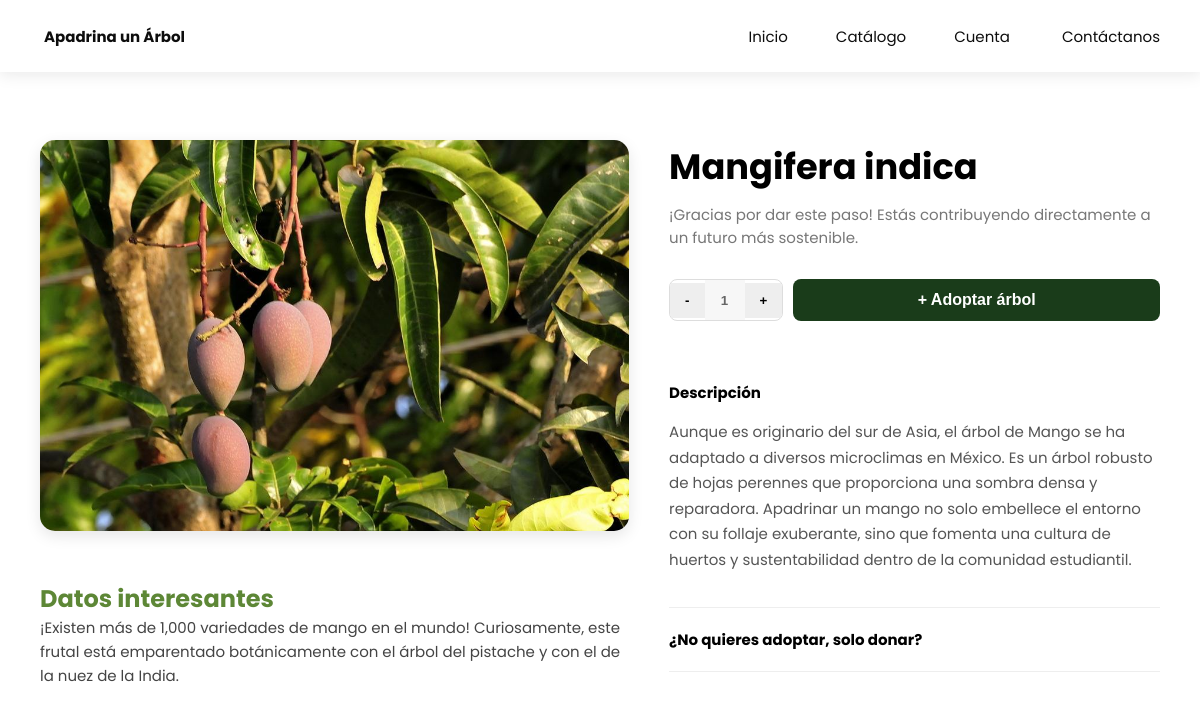
/pages/arbol-detalle.php?id=6, run on the app's committed database.
### tables this page shows
CREATE TABLE `arboles` (
  `id_arbol` int(11) NOT NULL,
  `nombre_comun` varchar(100) DEFAULT NULL,
  `nombre_cientifico` varchar(150) DEFAULT NULL,
  `descripcion` text DEFAULT NULL,
  `imagen` varchar(255) DEFAULT NULL,
  `altura` varchar(50) DEFAULT NULL,
  `epoca` varchar(50) DEFAULT NULL,
  `descripcion_larga` text DEFAULT NULL,
  `datos_interesantes` text DEFAULT NULL
);

### pages/arbol-detalle.php (the view, shortened to what this page needs)
<?php
include("../includes/header.php");
include("../includes/db.php");
$id = isset($_GET['id']) ? intval($_GET['id']) : 0;
if($id > 0){
    $stmt = $conexion->prepare("SELECT * FROM arboles WHERE id_arbol = ?");
    $stmt->bind_param("i", $id);
    $stmt->execute();
    $resultado = $stmt->get_result();
    $arbol = $resultado->fetch_assoc();
} else { header("Location: catalogo.php"); exit(); }
?>
<main class="container container-section-arbol">
    <div class="column-left">
        <img src="../assets/img/arboles/<?php echo $arbol['imagen']; ?>" class="main-img">
        <div style="margin-top: 30px;">
            <h4 style="color: var(--verde-claro); font-size: 1.5rem;">Datos <strong>interesantes</strong></h4>
            <p style="line-height: 1.6; color: #444;"><?php echo htmlspecialchars($arbol['datos_interesantes']); ?></p>
        </div>
    </div>
    <div class="column-right">
        <h1 style="font-size: 2.2rem; margin-bottom: 10px;"><?php echo htmlspecialchars($arbol['nombre_cientifico']); ?></h1>
        <p style="color: #777; margin-bottom: 30px;">¡Gracias por dar este paso! Estás contribuyendo directamente a un futuro más sostenible.</p>
        <div style="display: flex; gap: 10px; margin-bottom: 40px;">
            <div style="display: flex; align-items: center; border: 1px solid #ddd; border-radius: 8px; overflow: hidden;">
                <button id="decrement" style="padding: 10px 15px; border: none; background: #eee; cursor: pointer; font-weight: bold;">-</button>
                <input type="text" class="input-quantity" value="1" readonly style="width: 40px; text-align: center; border: none; font-weight: bold;">
                <button id="increment" style="padding: 10px 15px; border: none; background: #eee; cursor: pointer; font-weight: bold;">+</button>
            </div>
            <button onclick="abrirModal('modalAdopcion')" style="background: #1a3c1a; color: white; border: none; padding: 12px 25px; border-radius: 8px; cursor: pointer; flex: 1; font-weight: bold; font-size: 1rem;">
                + Adoptar árbol
            </button>
        </div>
        <details open>
            <summary>Descripción <i class="ri-arrow-down-s-line"></i></summary>
            <div style="padding: 15px 0; color: #555; line-height: 1.7;"><?php echo htmlspecialchars($arbol['descripcion_larga']); ?></div>
        </details>
        <details>
            <summary>¿No quieres adoptar, solo donar? <i class="ri-arrow-down-s-line"></i></summary>
        </details>
    </div>
</main>

### assets/css/style.css (style rules this page uses)
:root { --black-color: #0d0d0d; --white-color: #ffffff; --gray-color: #6b6b6b; --green-color: #5D8736; --green-color-light: #809D3C; --green-color-lighter: #A9C46C; --green-darked:#1a3c1a; --green-dark: #3f5f25; --bg-main: #f3f7ec; --bg-card: #ffffff; --p-font:15px; --h2-font:32px; --footer-color-text:#bdc3c7; }
* { box-sizing: border-box; padding: 0; margin: 0; }
body { font-family: "Poppins", sans-serif; font-size: .938rem; background-color: var(--white-color); overflow-x: hidden; }
.container { max-width: 1120px; margin-inline: 1.5rem; }
.container-section-arbol { margin-top: 150px; display: flex; gap: 30px; margin-bottom: 80px; }
.column-left { flex: 1; display: flex; flex-direction: column; gap: 20px; }
.input-quantity { background-color: #f7f7f7; border: none; padding: 10px; width: 60px; height: 100%; color: #666; font-weight: 500; line-height: 0; }
@media screen and (min-width: 1118px) { .container { margin-inline: auto; } }

### pages/arbol-detalle.php (style rules this page uses)
:root { --verde-fuerte: #4a6733; --verde-claro: #5D8736; --gris-borde: #ddd; }
.container-section-arbol { display: flex; gap: 40px; margin-top: 140px; align-items: flex-start; }
.column-left { flex: 1.2; }
.column-right { flex: 1; }
.main-img { width: 100%; border-radius: 15px; box-shadow: 0 5px 15px rgba(0,0,0,0.1); }
details { border-bottom: 1px solid #eee; padding: 20px 0; cursor: pointer; }
summary { font-weight: bold; list-style: none; display: flex; justify-content: space-between; align-items: center; }

### data on the page
arboles: imagen (picture), datos_interesantes "¡Existen más de 1,000 variedades de mango en el mundo! Curiosamente, este frutal está emparentado botánicamente con el árbol del pistache y con el de la nuez de la India.", nombre_cientifico "Mangifera indica", descripcion_larga "Aunque es originario del sur de Asia, el árbol de Mango se ha adaptado a diversos microclimas en México. Es un árbol robusto de hojas perennes que proporciona una sombra densa y reparadora. Apadrinar un mango no solo embellece el entorno con su follaje exuberante, sino que fomenta una cultura de huertos y sustentabilidad dentro de la comunidad estudiantil."
